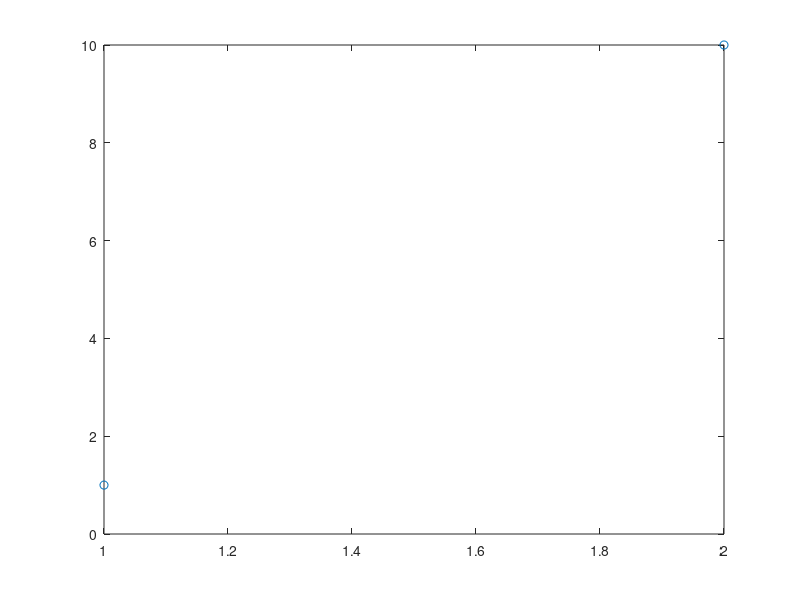

This figure's MATLAB source: (Note: this script raises an error after producing the figure.)
x=[1; 
   2]

y=[1;
   10]

plot (x,y,'o')

f1=@(x) x.^0 %. serve para fazer cada ponto do vetor elevado na 1
f2=@(x) log10(x)

z=(1.0).*log10(y)

F=@(x) [f1(x) f2(x)] %f no formato de linha

k=ufrgs_ajuste(x,z,F)

c=10^k(1)
d=k(2)

y=@(x) (1.0).*(c*x^d)

hold on
fplot (y,[0 2])
